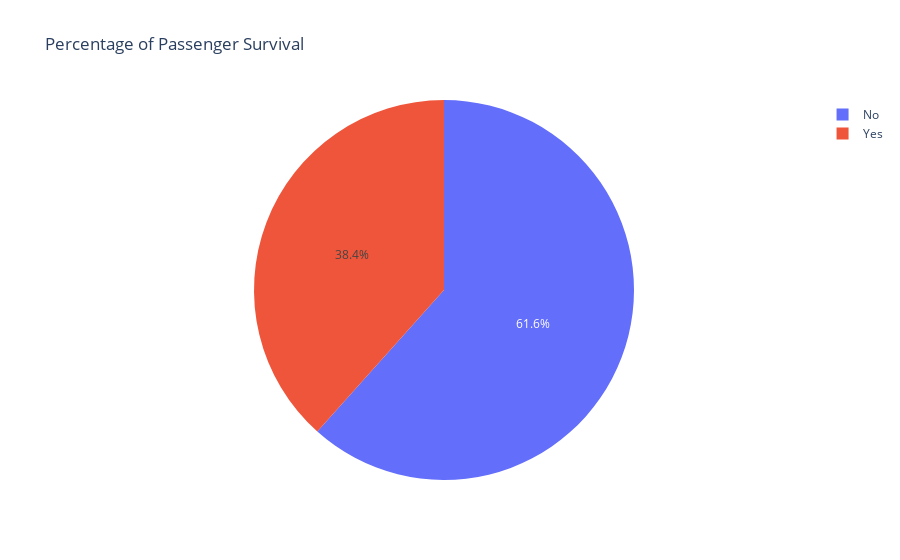

The cell this chart's notebook holds for it:
### Code cell
# Plotly Express
fig = px.pie(df_survival,
             names = "Survived", 
             values= "PassengerId",
             title = "Percentage of Passenger Survival")
fig.show()

### Figure 1 — Plotly figure (JSON) as saved in the notebook; plotly's stock layout.template omitted (floating-point values rounded to 4 significant figures)
{"data": [{"domain": {"x": [0, 1], "y": [0, 1]}, "hovertemplate": "Survived=%{label}<br>PassengerId=%{value}<extra></extra>", "labels": ["No", "Yes"], "legendgroup": "", "name": "", "showlegend": true, "type": "pie", "values": [549, 342]}], "layout": {"legend": {"tracegroupgap": 0}, "title": {"text": "Percentage of Passenger Survival"}}}
